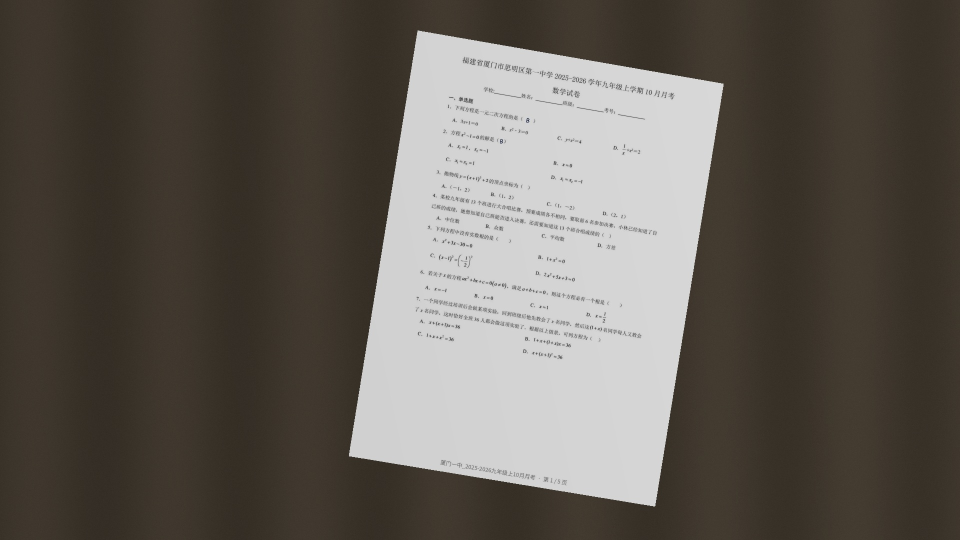
#> input picture data/mock_captures/fixture_math_xmyz_p01_mixed_000.jpg, 1920 x 1080 px (shown at 1/2 size)
$ python -i freeform_segmenter.py   (imports and definitions only)
#> lines starting #> are read from the running program, lines starting #| are printed output that depends on the picture; after the words box and inside, x2 and y2 are one past the last pixel; in counts of white or black regions, pixels touching at a corner belong together
"""全版式 Spotting 结构化切题器（自由试卷无模板题目、阅读正文与答题区提取）。

支持：
1. PaddleOCR-VL-1.5 Spotting 四点多边形斜率估计与局部透视去斜聚类（y_corr = cy - k(cy)*(cx - x_ref)），
   彻底消除微倾斜导致的跨题串行与 seg[0] 篡改；
2. 完形填空（Cloze）短文提取、文内空位数字融合及紧凑选项表切分；
3. 七选五 / 五选五嵌入式题号拆分、共享选项池关联与行内空位精确子框定位；
4. 跨页阅读分篇标记（居中 A~E）、页首孤立残余选项过滤、页尾截断选择题判定与长横线情景交际识别；
5. 数学手写页半开括号/末尾单字母精准定位（排除图象选项标签与居中篇目号），以及函数图象坐标轴与填空横线分离。
"""

from __future__ import annotations

import json
import re
from uuid import uuid4

import cv2
import numpy as np

from app.vision.freeform_ink_gate import prepare_freeform_answer_blocks

QNUM_RE = re.compile(
    r"^\s*(?:[\(（]?(\d{1,3})[\)）]|[第](\d{1,3})[题小题]|(\d{1,3})\s*[.．、,，])\s*(.*)$"
)
SECTION_RE = re.compile(
    r"^\s*(?:"
    r"[一二三四五六七八九十]+[.、．\s]|"
    r"[\(（][一二三四五六七八九十]+[\)）]|"
    r"(?:I{1,3}|IV|VI{0,3}|IX|X)[.、．]|"
    r"Part\s+[A-Z0-9]|Section\s+[A-Z0-9]|"
    r"第[一二三四五六七八九十]+[部节大]分?|"
    r"[\(（]?\s*(?:每小题|共\s*\d+\s*[小大]?题|满分|小题\s*\d+\s*分)"
    r")"
)
SECTION_CONT_RE = re.compile(
    r"^\s*(?:[\(（]?\s*(?:每小题|小题\s*\d+\s*分|满分)|完整\s*[。.）)]|从每小题|选出)"
)
EXAM_HEADER_RE = re.compile(
    r"(?:月考|期中|期末|质检|摸底|联考|模拟|学年|学期|试卷|答题卡|注意事项|考试时间|"
    r"(?:学校|姓名|班级|考号|座号|准考证)\s*[:：])"
)
FOOTER_RE = re.compile(
    r"(?:试卷\s*)?第\s*\d+\s*(?:/\s*\d+\s*页|页\s*[,，]?\s*[\(（]?\s*共\s*\d+\s*页\s*[\)）]?)"
)
PAIRED_BRACKET_RE = re.compile(r"[（(]\s*([A-Ha-h]?)\s*[）)]")
OPEN_BRACKET_END_RE = re.compile(r"[（(]\s*$")
STRAY_PAREN_SYM_RE = re.compile(r"^(?:[）)]|\\rightarrow|\\to|→|\s)*$")
GREEK_NOISE_RE = re.compile(r"^\\(?:alpha|beta|gamma|theta|circ|emptyset)$")
ENG_LETTER_RE = re.compile(r"[A-Za-z]{3,}")
MATH_HINT_RE = re.compile(
    r"[=+\-×÷<>≤≥√△∠⊥∥⊙π]|\\[a-zA-Z]+|\^|_|\b(?:sin|cos|tan|x|y)\b"
)
CHOICE_STEM_HINT_RE = re.compile(
    r"(?:Which of the following|What does|What is|According to|best title|underlined word|"
    r"下列|正确的是|不正确的是|下列说法|故选)",
    re.IGNORECASE,
)
OPT_MARKER_RE = re.compile(r"(?:^|\s)([A-F])\s*[.．、\)）]\s*")
OPT_LOOSE_LINE_RE = re.compile(r"^\s*([A-F])\s+(?=[A-Za-z一-鿿$])")

LOC_LINE_RE = re.compile(
    r"^(.*?)<\|LOC_(\d+)\|><\|LOC_(\d+)\|><\|LOC_(\d+)\|><\|LOC_(\d+)\|>"
    r"<\|LOC_(\d+)\|><\|LOC_(\d+)\|><\|LOC_(\d+)\|><\|LOC_(\d+)\|>\s*$"
)


# [28 lines left out: functions _strip_ocr_tags, _infer_subject, _box_iou_xyxy, not called in this run]


def _rect_contains_center(rect_xywh: list[int], cx: float, cy: float, pad: int = 4) -> bool:
    rx, ry, rw, rh = rect_xywh
    return (rx - pad) <= cx <= (rx + rw + pad) and (ry - pad) <= cy <= (ry + rh + pad)


# [47 lines left out: function find_underlines, not called in this run]


def detect_figure_regions(gray: np.ndarray) -> list[list[int]]:
    """检测页面上的几何插图/函数图象/结构图区域 [x, y, w, h]。"""
    H, W = gray.shape[:2]
#> H = 1080; W = 1920
    bw = cv2.adaptiveThreshold(gray, 255, cv2.ADAPTIVE_THRESH_GAUSSIAN_C, cv2.THRESH_BINARY_INV, 35, 12)
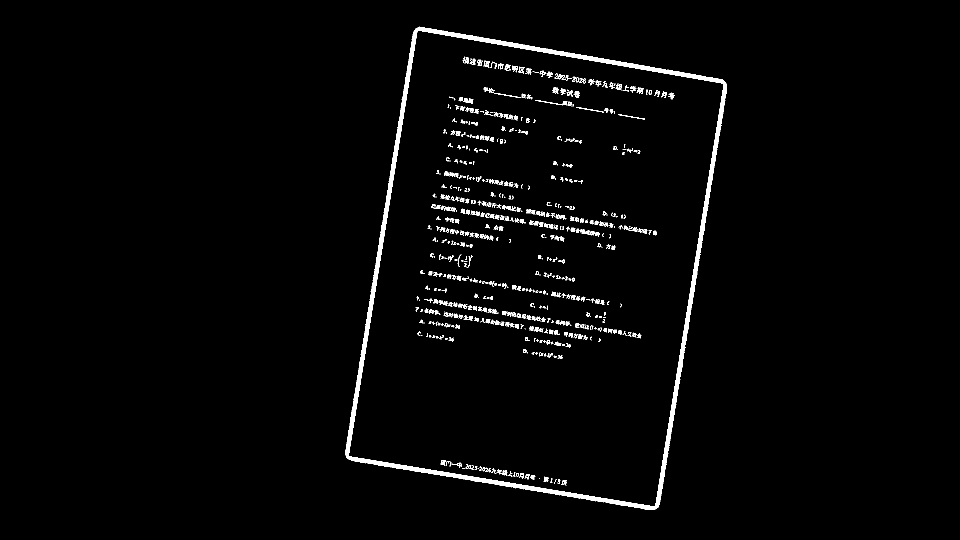
#> bw: shape (1080, 1920) (shown at 1/2 size); 2% white; 609 white regions (237 under 20 px), largest, box (x1, y1, x2, y2) and area: (690, 53, 1454, 1020) 24174, (1071, 200, 1135, 211) 144, (927, 196, 947, 207) 124
    kernel = cv2.getStructuringElement(cv2.MORPH_RECT, (9, 9))
    merged = cv2.morphologyEx(bw, cv2.MORPH_CLOSE, kernel)
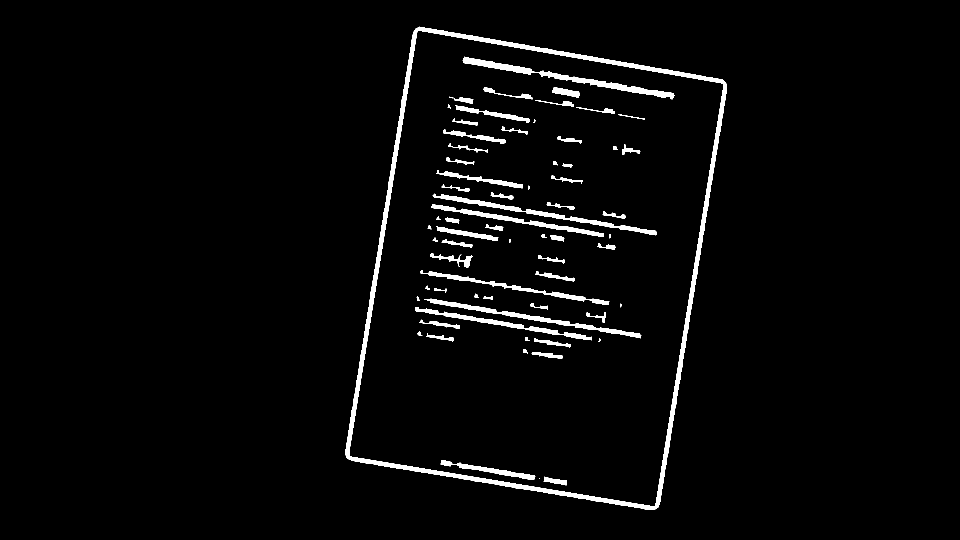
#> merged: shape (1080, 1920) (shown at 1/2 size); 2.8% white; 68 white regions (5 under 20 px), largest, box (x1, y1, x2, y2) and area: (690, 53, 1454, 1020) 24527, (925, 113, 1349, 199) 4345, (865, 387, 1313, 471) 3322
    n, _, stats, _ = cv2.connectedComponentsWithStats(merged)
#> n = 69; stats = 69 rows, first 6: [0, 0, 1920, 1080, 2014754], [690, 53, 764, 967, 24527], [925, 113, 424, 86, 4345], [967, 174, 98, 25, 436], [1105, 174, 55, 21, 616], [898, 193, 9, 4, 18]
    figs = []
    for i in range(1, n):
        x, y, w, h, _ = stats[i]
        if w < W * 0.075 or h < H * 0.032:
            continue
        if w > W * 0.88 and h > H * 0.65:
            continue
        aspect = w / max(1, h)
        if 0.25 <= aspect <= 4.2 and h >= 65:
            figs.append([int(x), int(y), int(w), int(h)])
#> this loop made 68 passes
#> (x, y, w, h) on passes 3 to 14: (967, 174, 98, 25), (1105, 174, 55, 21), (898, 193, 9, 4), (908, 194, 39, 13), (1071, 200, 77, 13), (895, 209, 7, 8), (910, 211, 149, 34), (1153, 214, 77, 13), (1236, 228, 54, 11), (904, 237, 52, 15), (1067, 238, 4, 8), (1003, 253, 53, 16)
#> (x, y, w, h, aspect) on passes 1, 2, 23, 28, 30, 46: (690, 53, 764, 967, 0.79), (925, 113, 424, 86, 4.93), (873, 341, 173, 36, 4.81), (865, 387, 448, 84, 5.33), (863, 408, 345, 66, 5.23), (841, 540, 378, 70, 5.4)
#> after the loop, figs = [[690, 53, 764, 967]]
    return figs


# [1596 lines left out: functions _parse_paddle_vl_blocks, _filter_text_covered_figures, _prepare_blocks_and_rows, _extract_options_from_texts, _is_option_row_text, _is_single_letter_token and 8 more, not called in this run]

>>> import cv2
>>> picture = cv2.imread('../../../data/mock_captures/fixture_math_xmyz_p01_mixed_000.jpg', cv2.IMREAD_GRAYSCALE)
>>> result = detect_figure_regions(picture)
#> result = [[690, 53, 764, 967]]

$ run again, on data/mock_captures/fixture_math_xmyz_p01_mixed_001.jpg
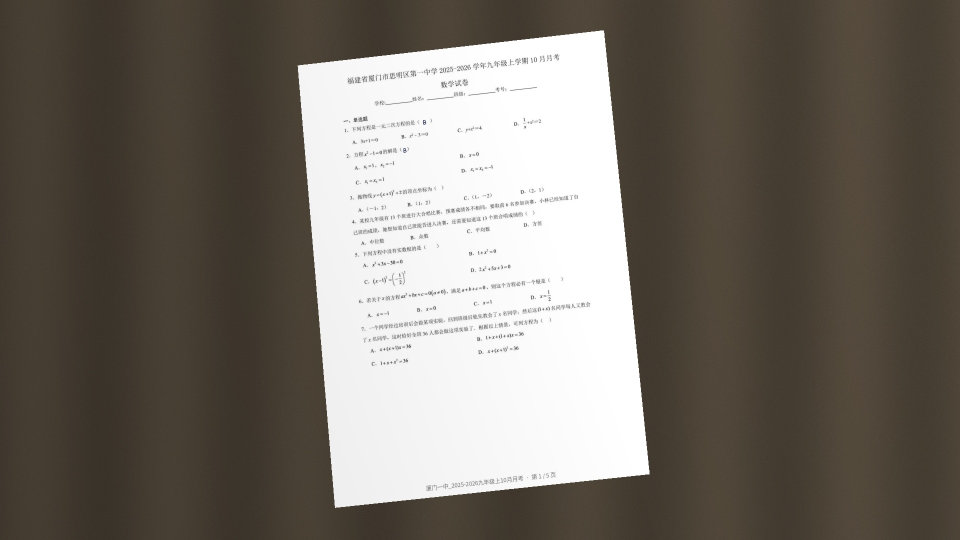
#> input picture data/mock_captures/fixture_math_xmyz_p01_mixed_001.jpg, 1920 x 1080 px (shown at 1/2 size)
#> in detect_figure_regions, `bw = cv2.adaptiveThreshold(gray, 255, cv2.ADAPTIVE_THRESH_GAUSSIAN_C, ..`:
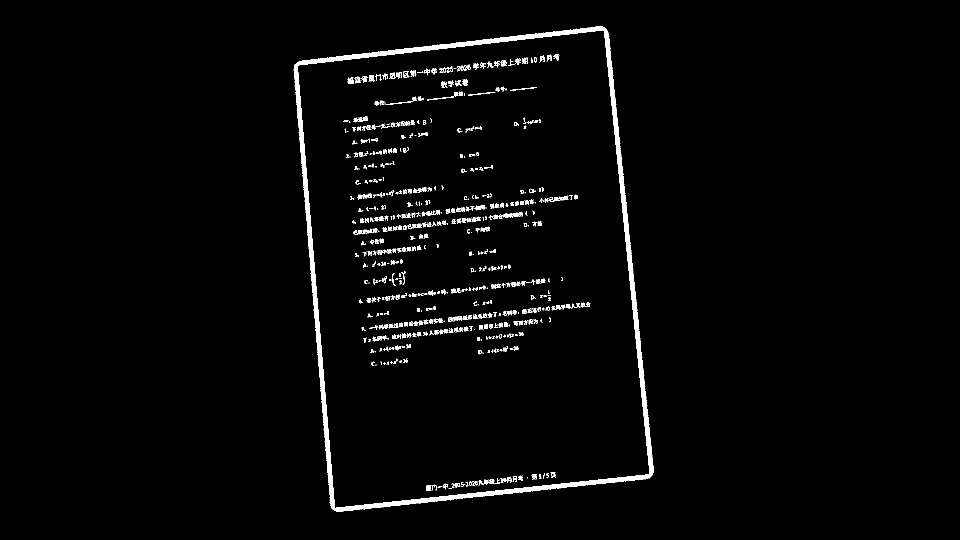
#> bw: shape (1080, 1920) (shown at 1/2 size); 2.2% white; 604 white regions (215 under 20 px), largest, box (x1, y1, x2, y2) and area: (587, 53, 1308, 1023) 26069, (716, 233, 736, 244) 121, (911, 414, 930, 425) 101
#> in detect_figure_regions, `merged = cv2.morphologyEx(bw, cv2.MORPH_CLOSE, kernel)`:
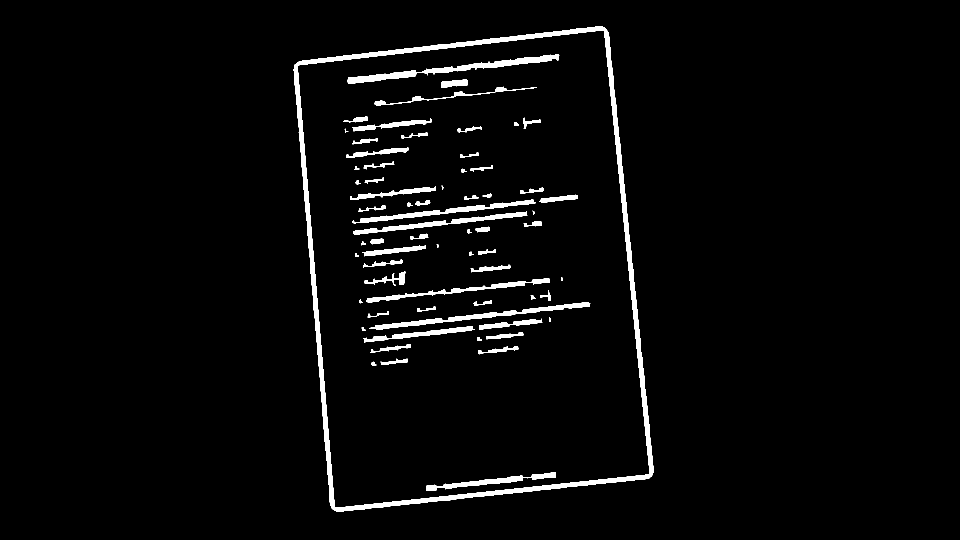
#> merged: shape (1080, 1920) (shown at 1/2 size); 3% white; 66 white regions, largest, box (x1, y1, x2, y2) and area: (587, 53, 1308, 1023) 26722, (695, 108, 1119, 168) 4443, (738, 604, 1181, 660) 3529
#> n = 67; stats = 67 rows, first 6: [0, 0, 1920, 1080, 2010871], [587, 53, 721, 970, 26722], [695, 108, 424, 60, 4443], [882, 158, 54, 18, 617], [749, 173, 325, 39, 1103], [687, 233, 49, 13, 284]
#> the loop in detect_figure_regions, `for i in range(1, n):` made 66 passes
#> (x, y, w, h) on passes 3, 5, 6, 7, 8, 9, 10, 11: (882, 158, 54, 18), (687, 233, 49, 13), (1046, 235, 36, 22), (704, 237, 160, 26), (1028, 244, 10, 8), (915, 252, 49, 13), (689, 257, 8, 8), (802, 264, 54, 13)
#> after the loop in detect_figure_regions, `for i in range(1, n):`: figs = [[587, 53, 721, 970]]
